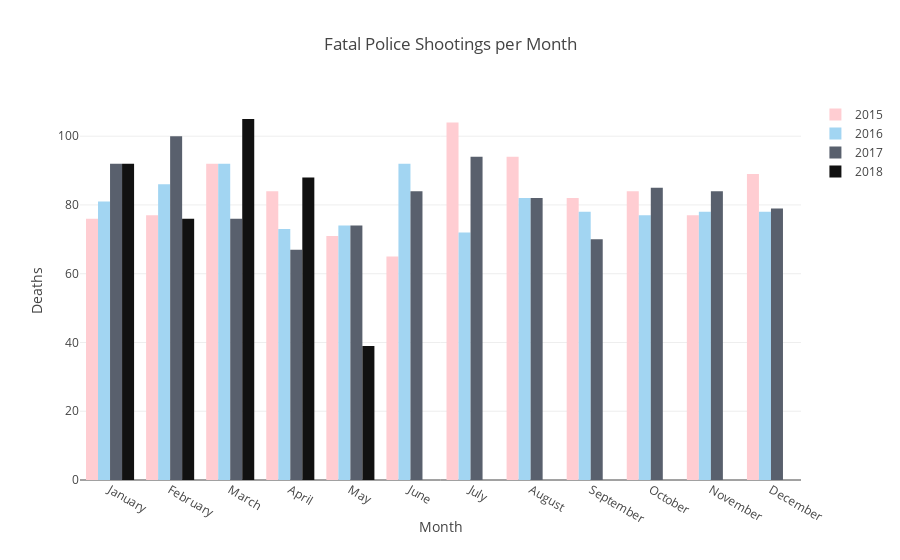

Notebook cell for this chart:
### Code cell
iplot(fig)

### Figure 1 — Plotly figure (JSON) as saved in the notebook; plotly's stock layout.template omitted (floating-point values rounded to 4 significant figures)
{"data": [{"marker": {"color": "#ffcdd2"}, "name": "2015", "type": "bar", "x": ["January", "February", "March", "April", "May", "June", "July", "August", "September", "October", "November", "December"], "y": [76, 77, 92, 84, 71, 65, 104, 94, 82, 84, 77, 89]}, {"marker": {"color": "#A2D5F2"}, "name": "2016", "type": "bar", "x": ["January", "February", "March", "April", "May", "June", "July", "August", "September", "October", "November", "December"], "y": [81, 86, 92, 73, 74, 92, 72, 82, 78, 77, 78, 78]}, {"marker": {"color": "#59606D"}, "name": "2017", "type": "bar", "x": ["January", "February", "March", "April", "May", "June", "July", "August", "September", "October", "November", "December"], "y": [92, 100, 76, 67, 74, 84, 94, 82, 70, 85, 84, 79]}, {"marker": {"color": "#111111"}, "name": "2018", "type": "bar", "x": ["January", "February", "March", "April", "May", "June", "July", "August", "September", "October", "November", "December"], "y": [92, 76, 105, 88, 39, 0, 0, 0, 0, 0, 0, 0]}], "layout": {"title": "Fatal Police Shootings per Month", "xaxis": {"title": "Month"}, "yaxis": {"title": "Deaths"}}}
